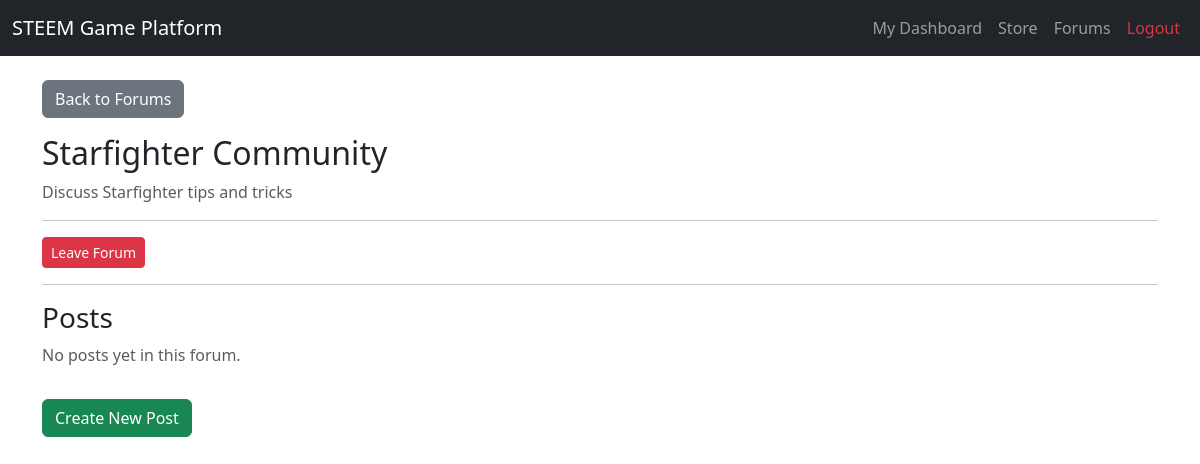
/forum/1 (signed in), run on the app's committed database.
### tables this page shows
CREATE TABLE Forums (
    ForumID INTEGER PRIMARY KEY AUTOINCREMENT,
    Title TEXT NOT NULL,
    Description TEXT,
    CreatedOn DATE,
    AdminID INTEGER,
    FOREIGN KEY (AdminID) REFERENCES Admins(AdminID)
);

### app.py (the view)
@app.route("/forum/<int:forum_id>")
def forum_view(forum_id):
    db = get_db()
    forum = db.execute("SELECT * FROM Forums WHERE ForumID=?", (forum_id,)).fetchone()
    if not forum:
        return "Forum not found", 404
    posts = db.execute("""
        SELECT P.*, U.Name AS UserName
        FROM Posts P
        JOIN Users U ON P.UserID = U.UserID
        WHERE P.ForumID = ?
        ORDER BY P.CreatedOn DESC
    """, (forum_id,)).fetchall()
    is_member = False
    role = session.get("role")
    if role in ("user"):
        uid = session["user_id"]
        is_member = db.execute("""
            SELECT 1 FROM Members WHERE UserID=? AND ForumID=?
        """, (uid, forum_id)).fetchone() is not None
    return render_template(
        "forum_view.html",
        forum=forum,
        posts=posts,
        is_member=is_member
    )

### app.py (called while the page is built)
def get_db():
    if 'db' not in g:
        g.db = sqlite3.connect(DATABASE)
        g.db.row_factory = sqlite3.Row
    return g.db

### templates/forum_view.html (shortened to what this page needs)
{% extends "layout.html" %}
{% block content %}
<a href="{{ url_for('forums') }}" class="btn btn-secondary mb-3">
    Back to Forums
</a>
<h2>{{ forum.Title }}</h2>
<p class="text-muted">{{ forum.Description }}</p>
<hr>
{% if session.get('role') == 'user' %}
    {% if is_member %}
        <form action="{{ url_for('leave_forum', forum_id=forum.ForumID) }}"
              method="post" style="display:inline;">
            <button class="btn btn-danger btn-sm">Leave Forum</button>
        </form>
    {% else %}
        <form action="{{ url_for('join_forum', forum_id=forum.ForumID) }}"
              method="post" style="display:inline;">
            <button class="btn btn-primary btn-sm">Join Forum</button>
        </form>
    {% endif %}
{% endif %}
<hr>
<h3>Posts</h3>
{% if not posts %}
<p class="text-muted">No posts yet in this forum.</p>
{% endif %}
{% if is_member %}
<a href="{{ url_for('new_post', forum_id=forum.ForumID) }}" class="btn btn-success mt-3">
    Create New Post
</a>
{% endif %}
{% endblock %}

### data on the page
Forums: Title "Starfighter Community", Description "Discuss Starfighter tips and tricks"
